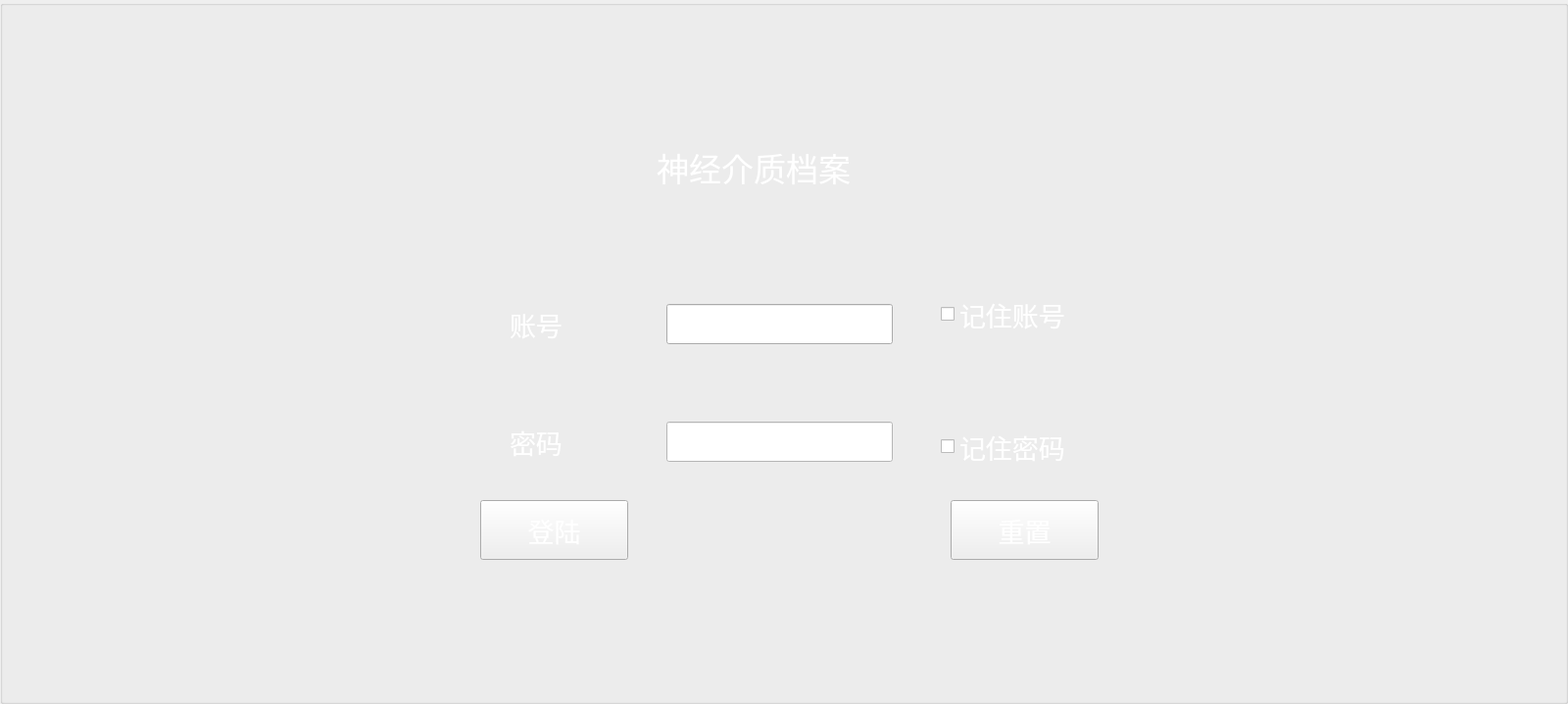
<?xml version="1.0" encoding="UTF-8"?>
<ui version="4.0">
 <class>LogWidget</class>
 <widget class="QWidget" name="LogWidget">
  <property name="geometry">
   <rect>
    <x>0</x>
    <y>0</y>
    <width>1600</width>
    <height>718</height>
   </rect>
  </property>
  <property name="windowTitle">
   <string>Form</string>
  </property>
  <property name="styleSheet">
   <string notr="true"/>
  </property>
  <widget class="QGroupBox" name="groupBox">
   <property name="geometry">
    <rect>
     <x>0</x>
     <y>0</y>
     <width>1600</width>
     <height>718</height>
    </rect>
   </property>
   <property name="styleSheet">
    <string notr="true">QWidget#groupBox
{
	
	border-image: url(:/resources/login1.png);
}</string>
   </property>
   <property name="title">
    <string/>
   </property>
   <widget class="QCheckBox" name="check_name">
    <property name="geometry">
     <rect>
      <x>960</x>
      <y>300</y>
      <width>191</width>
      <height>41</height>
     </rect>
    </property>
    <property name="font">
     <font>
      <family>苏新诗爨宝子简</family>
      <pointsize>20</pointsize>
      <weight>50</weight>
      <italic>false</italic>
      <bold>false</bold>
     </font>
    </property>
    <property name="styleSheet">
     <string notr="true">
font:  &quot;苏新诗爨宝子简&quot;;
color: rgb(255, 255, 255);
</string>
    </property>
    <property name="text">
     <string>记住账号</string>
    </property>
   </widget>
   <widget class="QCheckBox" name="check_pw">
    <property name="geometry">
     <rect>
      <x>960</x>
      <y>430</y>
      <width>161</width>
      <height>51</height>
     </rect>
    </property>
    <property name="font">
     <font>
      <family>苏新诗爨宝子简</family>
      <pointsize>20</pointsize>
     </font>
    </property>
    <property name="styleSheet">
     <string notr="true">color: rgb(255, 255, 255);</string>
    </property>
    <property name="text">
     <string>记住密码</string>
    </property>
   </widget>
   <widget class="QLineEdit" name="edit_name">
    <property name="geometry">
     <rect>
      <x>680</x>
      <y>310</y>
      <width>231</width>
      <height>41</height>
     </rect>
    </property>
    <property name="font">
     <font>
      <family>隶书</family>
      <pointsize>20</pointsize>
     </font>
    </property>
    <property name="styleSheet">
     <string notr="true">border-color: rgb(255, 255, 255);
</string>
    </property>
   </widget>
   <widget class="QLabel" name="label_name">
    <property name="geometry">
     <rect>
      <x>520</x>
      <y>290</y>
      <width>131</width>
      <height>81</height>
     </rect>
    </property>
    <property name="font">
     <font>
      <family>李旭科书法 v1.4</family>
      <pointsize>20</pointsize>
     </font>
    </property>
    <property name="styleSheet">
     <string notr="true">color: rgb(255, 255, 255);</string>
    </property>
    <property name="text">
     <string>账号</string>
    </property>
   </widget>
   <widget class="QLineEdit" name="edit_pw">
    <property name="geometry">
     <rect>
      <x>680</x>
      <y>430</y>
      <width>231</width>
      <height>41</height>
     </rect>
    </property>
    <property name="styleSheet">
     <string notr="true">background-color: rgb(255, 255, 255);
</string>
    </property>
   </widget>
   <widget class="QLabel" name="label_pw">
    <property name="geometry">
     <rect>
      <x>520</x>
      <y>420</y>
      <width>101</width>
      <height>61</height>
     </rect>
    </property>
    <property name="font">
     <font>
      <family>李旭科书法 v1.4</family>
      <pointsize>20</pointsize>
     </font>
    </property>
    <property name="styleSheet">
     <string notr="true">color: rgb(255, 255, 255);</string>
    </property>
    <property name="text">
     <string>密码</string>
    </property>
   </widget>
   <widget class="QPushButton" name="btn_log">
    <property name="geometry">
     <rect>
      <x>490</x>
      <y>510</y>
      <width>151</width>
      <height>61</height>
     </rect>
    </property>
    <property name="font">
     <font>
      <family>李旭科书法 v1.4</family>
      <pointsize>20</pointsize>
     </font>
    </property>
    <property name="styleSheet">
     <string notr="true">color: rgb(255, 255, 255);
border-image: url(:/resources/login.png);</string>
    </property>
    <property name="text">
     <string>登陆</string>
    </property>
   </widget>
   <widget class="QPushButton" name="btn_clear">
    <property name="geometry">
     <rect>
      <x>970</x>
      <y>510</y>
      <width>151</width>
      <height>61</height>
     </rect>
    </property>
    <property name="font">
     <font>
      <family>李旭科书法 v1.4</family>
      <pointsize>20</pointsize>
     </font>
    </property>
    <property name="styleSheet">
     <string notr="true">color: rgb(255, 255, 255);
border-image: url(:/resources/login.png);</string>
    </property>
    <property name="text">
     <string>重置</string>
    </property>
   </widget>
   <widget class="QLabel" name="label_title">
    <property name="geometry">
     <rect>
      <x>670</x>
      <y>100</y>
      <width>511</width>
      <height>141</height>
     </rect>
    </property>
    <property name="font">
     <font>
      <family>李旭科书法 v1.4</family>
      <pointsize>25</pointsize>
     </font>
    </property>
    <property name="styleSheet">
     <string notr="true">color: rgb(255, 255, 255);</string>
    </property>
    <property name="text">
     <string>神经介质档案</string>
    </property>
   </widget>
  </widget>
 </widget>
 <resources/>
 <connections/>
</ui>
